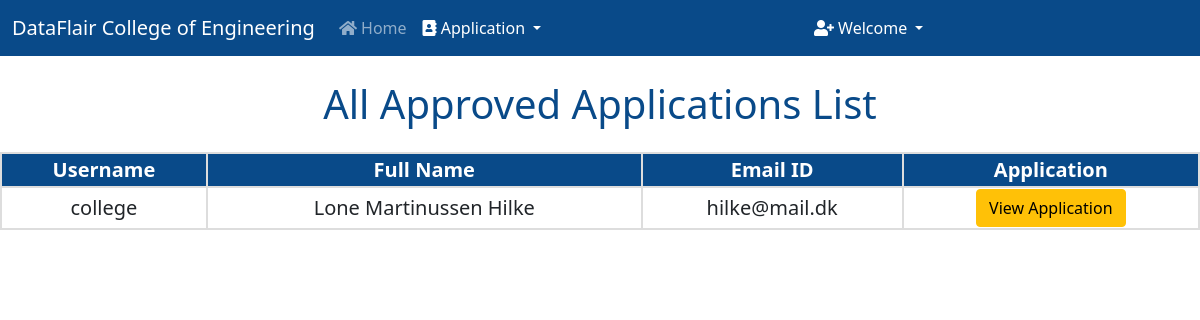
/approved_applications/ (signed in), run on the app's committed database.
### project/models.py (models this page shows, shortened)
class Application(models.Model):
    COURSES = (
    ('Computer Science Engineering', 'Computer Science Engineering'),
    ('Information Technology Engineering', 'Information Technology Engineering'),
    ('Electronics and Telecommunication Engineering', 'Electronics and Telecommunication Engineering'),
    ('Electronics Engineering', 'Electronics Engineering'),
    )
    STATUS = (
        ('Approved', 'Approved'),
        ('Pending', 'Pending'),
        ('Rejected', 'Rejected'),
    )
    user = models.OneToOneField(User, on_delete=models.CASCADE, blank=True, null=True)
    course = models.CharField(max_length=100, choices= COURSES)
    name = models.CharField(max_length=200)
    email = models.CharField(max_length=200)
    phone_no = models.CharField(max_length=200)
    address = models.TextField(max_length=200)
    student_profile = models.ImageField(upload_to="images")
    ssc_percentage = models.DecimalField(max_digits=4, decimal_places=2, null=True)
    ssc_marksheet = models.ImageField(upload_to="images", null=True)
    ssc_passing_certificate = models.ImageField(upload_to="images", null=True)
    ssc_leaving_certificate = models.ImageField(upload_to="images", null=True)
    hsc_percentage = models.DecimalField(max_digits=4, decimal_places=2, null=True)
    hsc_marksheet = models.ImageField(upload_to="images", null=True)
    hsc_passing_certificate = models.ImageField(upload_to="images", null=True)
    hsc_leaving_certificate = models.ImageField(upload_to="images", null=True)
    cet_percentile = models.DecimalField(max_digits=5, decimal_places=3, null=True)
    cet_scorecard = models.ImageField(upload_to="images", null=True)
    jee_percentile = models.DecimalField(max_digits=5, decimal_places=3, null=True)
    jee_scorecard = models.ImageField(upload_to="images", null=True)
    Application_Status = models.TextField(max_length=100, choices=STATUS, default="Pending")
    message = models.TextField(max_length=100, default="")

### project/views.py (the view)
# urls.py: path("approved_applications/", views.approved_applications, name="approved_applications"),
def approved_applications(request):
    if not request.user.is_superuser:
        return redirect("/login")
    approved = Application.objects.filter(Application_Status="Approved")
    return render(request, "approved_applications.html", {'approved':approved})

### project/templates/approved_applications.html (shortened to what this page needs)
{% extends 'admin.html' %}
    {% block body %}
    <h1 class="mt-4">All Approved Applications List</h1>
    <div class="users-table mt-4">
    <table>
        <tbody>
            <tr>
                <th>Username</th>
                <th>Full Name</th>
                <th>Email ID</th>
                <th>Application</th>
            </tr>
            {% for i in approved %}
            <tr>
                <td>{{i.user}}</td>
                <td>{{i.name}}</td>
                <td>{{i.email}}</td>
                <td><a href="/student_application/{{i.id}}/" class="btn btn-warning">View Application</a></td>
            </tr>
            {% endfor %}
        </tbody>
    </table>
    {% endblock %}

### project/templates/approved_applications.html (style rules this page uses)
h1 { text-align: center; color: #094a89; }
table { border-collapse: collapse; width: 100%; text-align: center; font-size: 20px; }
th { background-color: #094a89; color: white; }
th, td { border: 2px solid #ddd; }

### data on the page
Application: user "college", name "Lone Martinussen Hilke", email "hilke@mail.dk"
